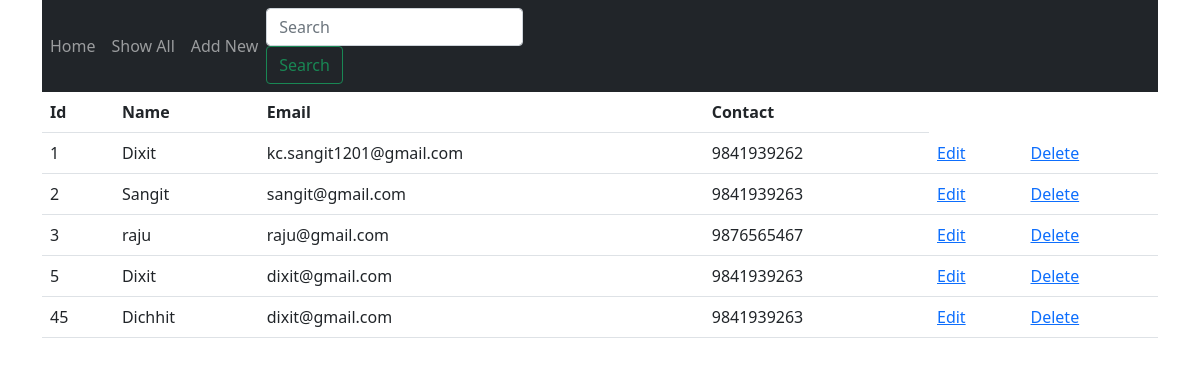
The page /show on the database its author committed.
### myapp/models.py (models this page shows)
class Employee(models.Model):
    eid = models.CharField(max_length=20)
    ename = models.CharField(max_length=100)
    eemail = models.EmailField()
    econtact = models.CharField(max_length=30)

### myapp/views.py (the view)
# urls.py: path('show', views.show),
def show(request):
    employee = Employee.objects.all()
    return render(request,'show.html',{"employee":employee})

### myapp/templates/show.html (shortened to what this page needs)
{%extends 'base.html'%}
{%block content%}
<table class="table">
    <tr>
        <th>Id</th>
        <th>Name</th>
        <th>Email</th>
        <th>Contact</th>
    </tr>
    {% for i in employee%}
    <tr>
        <td>{{i.eid}}</td>
        <td>{{i.ename}}</td>
        <td>{{i.eemail}}</td>
        <td>{{i.econtact}}</td>
        <td>
            <a href="edit/{{i.id}}">Edit</a>
        </td>
        <td>
            <a href="delete/{{i.id}}">Delete</a>
        </td>
    </tr>
    {%endfor%}
</table>
{%endblock%}

### myapp/templates/base.html (shortened to what this page needs)
<!doctype html>
<html lang="en">
<head>
    <link href="https://cdn.jsdelivr.net/npm/bootstrap@5.0.0-beta3/dist/css/bootstrap.min.css" rel="stylesheet"
>
</head>
<body>
    <div class="container">
        <nav class="navbar navbar-expand-md bg-dark navbar-dark">
           <div class="collapse navbar-collapse" id="collapsibleNavbar">
             <ul class="navbar-nav mr-auto">
               <li class="nav-item active">
                 <a class="nav-link" href="/">Home</a>
                 </li>
               <li class="nav-item active"><a class="nav-link" href="/show">Show All</a></li>
               <li class="nav-item active"><a class="nav-link" href="/load_form">Add New</a></li>
             </ul>
             <form method="POST" action="search" class="form-inline my-2 my-lg-0">
               <input name="name" class="form-control input-sm" type="search" placeholder="Search" aria-label="Search">
               <button class="btn btn-outline-success my-2 my-sm-0 input-sm" type="submit">Search</button>
             </form>
           </div>
         </nav>
        {%block content%}
        {%endblock%}
    </div>
</body>
</html>

### rows shown on the page
Employee: eid "1", ename "Dixit", eemail "kc.sangit1201@gmail.com", econtact "9841939262"
Employee: eid "2", ename "Sangit", eemail "sangit@gmail.com", econtact "9841939263"
Employee: eid "3", ename "raju", eemail "raju@gmail.com", econtact "9876565467"
Employee: eid "5", ename "Dixit", eemail "dixit@gmail.com", econtact "9841939263"
Employee: eid "45", ename "Dichhit", eemail "dixit@gmail.com", econtact "9841939263"
